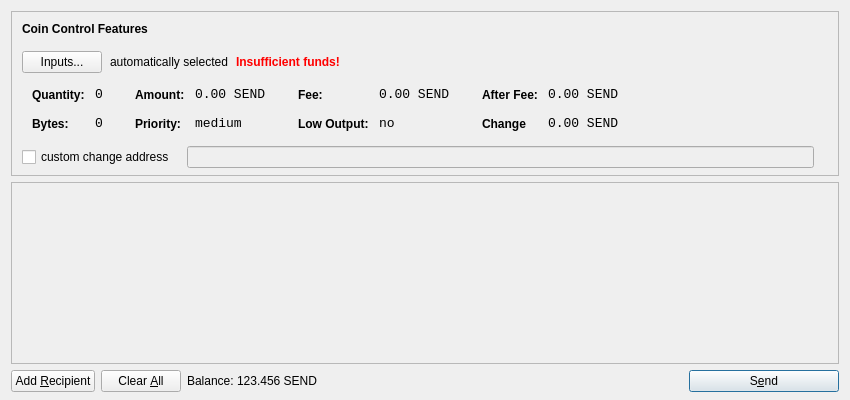
<?xml version="1.0" encoding="UTF-8"?>
<ui version="4.0">
 <class>SendCoinsDialog</class>
 <widget class="QDialog" name="SendCoinsDialog">
  <property name="geometry">
   <rect>
    <x>0</x>
    <y>0</y>
    <width>850</width>
    <height>400</height>
   </rect>
  </property>
  <property name="windowTitle">
   <string>Send Coins</string>
  </property>
  <layout class="QVBoxLayout" name="verticalLayout" stretch="0,1,0">
   <property name="bottomMargin">
    <number>8</number>
   </property>
   <item>
    <widget class="QFrame" name="frameCoinControl">
     <property name="sizePolicy">
      <sizepolicy hsizetype="Expanding" vsizetype="Expanding">
       <horstretch>0</horstretch>
       <verstretch>0</verstretch>
      </sizepolicy>
     </property>
     <property name="maximumSize">
      <size>
       <width>16777215</width>
       <height>16777215</height>
      </size>
     </property>
     <property name="frameShape">
      <enum>QFrame::StyledPanel</enum>
     </property>
     <property name="frameShadow">
      <enum>QFrame::Sunken</enum>
     </property>
     <layout class="QVBoxLayout" name="verticalLayoutCoinControl2">
      <property name="spacing">
       <number>-1</number>
      </property>
      <property name="leftMargin">
       <number>0</number>
      </property>
      <property name="topMargin">
       <number>0</number>
      </property>
      <property name="rightMargin">
       <number>0</number>
      </property>
      <property name="bottomMargin">
       <number>6</number>
      </property>
      <item>
       <layout class="QVBoxLayout" name="verticalLayoutCoinControl" stretch="0,0,0,0,1">
        <property name="spacing">
         <number>0</number>
        </property>
        <property name="leftMargin">
         <number>10</number>
        </property>
        <property name="topMargin">
         <number>10</number>
        </property>
        <item>
         <layout class="QHBoxLayout" name="horizontalLayoutCoinControl1">
          <property name="bottomMargin">
           <number>15</number>
          </property>
          <item>
           <widget class="QLabel" name="labelCoinControlFeatures">
            <property name="sizePolicy">
             <sizepolicy hsizetype="Preferred" vsizetype="Maximum">
              <horstretch>0</horstretch>
              <verstretch>0</verstretch>
             </sizepolicy>
            </property>
            <property name="font">
             <font>
              <weight>75</weight>
              <bold>true</bold>
             </font>
            </property>
            <property name="styleSheet">
             <string notr="true">font-weight:bold;</string>
            </property>
            <property name="text">
             <string>Coin Control Features</string>
            </property>
           </widget>
          </item>
         </layout>
        </item>
        <item>
         <layout class="QHBoxLayout" name="horizontalLayoutCoinControl2" stretch="0,0,0,0">
          <property name="spacing">
           <number>8</number>
          </property>
          <property name="bottomMargin">
           <number>10</number>
          </property>
          <item>
           <widget class="QPushButton" name="pushButtonCoinControl">
            <property name="styleSheet">
             <string notr="true"/>
            </property>
            <property name="text">
             <string>Inputs...</string>
            </property>
           </widget>
          </item>
          <item>
           <widget class="QLabel" name="labelCoinControlAutomaticallySelected">
            <property name="text">
             <string>automatically selected</string>
            </property>
            <property name="margin">
             <number>5</number>
            </property>
           </widget>
          </item>
          <item>
           <widget class="QLabel" name="labelCoinControlInsuffFunds">
            <property name="font">
             <font>
              <weight>75</weight>
              <bold>true</bold>
             </font>
            </property>
            <property name="styleSheet">
             <string notr="true">color:red;font-weight:bold;</string>
            </property>
            <property name="text">
             <string>Insufficient funds!</string>
            </property>
            <property name="margin">
             <number>5</number>
            </property>
           </widget>
          </item>
          <item>
           <spacer name="horizontalSpacerCoinControl">
            <property name="orientation">
             <enum>Qt::Horizontal</enum>
            </property>
            <property name="sizeHint" stdset="0">
             <size>
              <width>40</width>
              <height>1</height>
             </size>
            </property>
           </spacer>
          </item>
         </layout>
        </item>
        <item>
         <widget class="QWidget" name="widgetCoinControl" native="true">
          <property name="sizePolicy">
           <sizepolicy hsizetype="Preferred" vsizetype="Preferred">
            <horstretch>0</horstretch>
            <verstretch>0</verstretch>
           </sizepolicy>
          </property>
          <property name="minimumSize">
           <size>
            <width>0</width>
            <height>0</height>
           </size>
          </property>
          <property name="styleSheet">
           <string notr="true"/>
          </property>
          <layout class="QHBoxLayout" name="horizontalLayoutCoinControl5">
           <property name="margin">
            <number>0</number>
           </property>
           <item>
            <layout class="QHBoxLayout" name="horizontalLayoutCoinControl3" stretch="0,0,0,1">
             <property name="spacing">
              <number>20</number>
             </property>
             <property name="topMargin">
              <number>0</number>
             </property>
             <property name="bottomMargin">
              <number>10</number>
             </property>
             <item>
              <layout class="QFormLayout" name="formLayoutCoinControl1">
               <property name="horizontalSpacing">
                <number>10</number>
               </property>
               <property name="verticalSpacing">
                <number>14</number>
               </property>
               <property name="leftMargin">
                <number>10</number>
               </property>
               <property name="topMargin">
                <number>4</number>
               </property>
               <property name="rightMargin">
                <number>6</number>
               </property>
               <item row="0" column="0">
                <widget class="QLabel" name="labelCoinControlQuantityText">
                 <property name="styleSheet">
                  <string notr="true">font-weight:bold;</string>
                 </property>
                 <property name="text">
                  <string>Quantity:</string>
                 </property>
                 <property name="margin">
                  <number>0</number>
                 </property>
                </widget>
               </item>
               <item row="0" column="1">
                <widget class="QLabel" name="labelCoinControlQuantity">
                 <property name="font">
                  <font>
                   <family>Monospace</family>
                   <pointsize>10</pointsize>
                  </font>
                 </property>
                 <property name="cursor">
                  <cursorShape>IBeamCursor</cursorShape>
                 </property>
                 <property name="contextMenuPolicy">
                  <enum>Qt::ActionsContextMenu</enum>
                 </property>
                 <property name="text">
                  <string>0</string>
                 </property>
                 <property name="margin">
                  <number>0</number>
                 </property>
                 <property name="textInteractionFlags">
                  <set>Qt::LinksAccessibleByMouse|Qt::TextSelectableByKeyboard|Qt::TextSelectableByMouse</set>
                 </property>
                </widget>
               </item>
               <item row="1" column="0">
                <widget class="QLabel" name="labelCoinControlBytesText">
                 <property name="styleSheet">
                  <string notr="true">font-weight:bold;</string>
                 </property>
                 <property name="text">
                  <string>Bytes:</string>
                 </property>
                </widget>
               </item>
               <item row="1" column="1">
                <widget class="QLabel" name="labelCoinControlBytes">
                 <property name="font">
                  <font>
                   <family>Monospace</family>
                   <pointsize>10</pointsize>
                  </font>
                 </property>
                 <property name="cursor">
                  <cursorShape>IBeamCursor</cursorShape>
                 </property>
                 <property name="contextMenuPolicy">
                  <enum>Qt::ActionsContextMenu</enum>
                 </property>
                 <property name="text">
                  <string>0</string>
                 </property>
                 <property name="textInteractionFlags">
                  <set>Qt::LinksAccessibleByMouse|Qt::TextSelectableByKeyboard|Qt::TextSelectableByMouse</set>
                 </property>
                </widget>
               </item>
              </layout>
             </item>
             <item>
              <layout class="QFormLayout" name="formLayoutCoinControl2">
               <property name="horizontalSpacing">
                <number>10</number>
               </property>
               <property name="verticalSpacing">
                <number>14</number>
               </property>
               <property name="leftMargin">
                <number>6</number>
               </property>
               <property name="topMargin">
                <number>4</number>
               </property>
               <property name="rightMargin">
                <number>6</number>
               </property>
               <item row="0" column="0">
                <widget class="QLabel" name="labelCoinControlAmountText">
                 <property name="styleSheet">
                  <string notr="true">font-weight:bold;</string>
                 </property>
                 <property name="text">
                  <string>Amount:</string>
                 </property>
                 <property name="margin">
                  <number>0</number>
                 </property>
                </widget>
               </item>
               <item row="0" column="1">
                <widget class="QLabel" name="labelCoinControlAmount">
                 <property name="font">
                  <font>
                   <family>Monospace</family>
                   <pointsize>10</pointsize>
                  </font>
                 </property>
                 <property name="cursor">
                  <cursorShape>IBeamCursor</cursorShape>
                 </property>
                 <property name="contextMenuPolicy">
                  <enum>Qt::ActionsContextMenu</enum>
                 </property>
                 <property name="text">
                  <string>0.00 SEND</string>
                 </property>
                 <property name="textInteractionFlags">
                  <set>Qt::LinksAccessibleByMouse|Qt::TextSelectableByKeyboard|Qt::TextSelectableByMouse</set>
                 </property>
                </widget>
               </item>
               <item row="1" column="0">
                <widget class="QLabel" name="labelCoinControlPriorityText">
                 <property name="styleSheet">
                  <string notr="true">font-weight:bold;</string>
                 </property>
                 <property name="text">
                  <string>Priority:</string>
                 </property>
                </widget>
               </item>
               <item row="1" column="1">
                <widget class="QLabel" name="labelCoinControlPriority">
                 <property name="font">
                  <font>
                   <family>Monospace</family>
                   <pointsize>10</pointsize>
                  </font>
                 </property>
                 <property name="cursor">
                  <cursorShape>IBeamCursor</cursorShape>
                 </property>
                 <property name="contextMenuPolicy">
                  <enum>Qt::ActionsContextMenu</enum>
                 </property>
                 <property name="text">
                  <string>medium</string>
                 </property>
                 <property name="textInteractionFlags">
                  <set>Qt::LinksAccessibleByMouse|Qt::TextSelectableByKeyboard|Qt::TextSelectableByMouse</set>
                 </property>
                </widget>
               </item>
              </layout>
             </item>
             <item>
              <layout class="QFormLayout" name="formLayoutCoinControl3">
               <property name="horizontalSpacing">
                <number>10</number>
               </property>
               <property name="verticalSpacing">
                <number>14</number>
               </property>
               <property name="leftMargin">
                <number>6</number>
               </property>
               <property name="topMargin">
                <number>4</number>
               </property>
               <property name="rightMargin">
                <number>6</number>
               </property>
               <item row="0" column="0">
                <widget class="QLabel" name="labelCoinControlFeeText">
                 <property name="styleSheet">
                  <string notr="true">font-weight:bold;</string>
                 </property>
                 <property name="text">
                  <string>Fee:</string>
                 </property>
                 <property name="margin">
                  <number>0</number>
                 </property>
                </widget>
               </item>
               <item row="0" column="1">
                <widget class="QLabel" name="labelCoinControlFee">
                 <property name="font">
                  <font>
                   <family>Monospace</family>
                   <pointsize>10</pointsize>
                  </font>
                 </property>
                 <property name="cursor">
                  <cursorShape>IBeamCursor</cursorShape>
                 </property>
                 <property name="contextMenuPolicy">
                  <enum>Qt::ActionsContextMenu</enum>
                 </property>
                 <property name="text">
                  <string>0.00 SEND</string>
                 </property>
                 <property name="textInteractionFlags">
                  <set>Qt::LinksAccessibleByMouse|Qt::TextSelectableByKeyboard|Qt::TextSelectableByMouse</set>
                 </property>
                </widget>
               </item>
               <item row="1" column="0">
                <widget class="QLabel" name="labelCoinControlLowOutputText">
                 <property name="styleSheet">
                  <string notr="true">font-weight:bold;</string>
                 </property>
                 <property name="text">
                  <string>Low Output:</string>
                 </property>
                </widget>
               </item>
               <item row="1" column="1">
                <widget class="QLabel" name="labelCoinControlLowOutput">
                 <property name="font">
                  <font>
                   <family>Monospace</family>
                   <pointsize>10</pointsize>
                  </font>
                 </property>
                 <property name="cursor">
                  <cursorShape>IBeamCursor</cursorShape>
                 </property>
                 <property name="contextMenuPolicy">
                  <enum>Qt::ActionsContextMenu</enum>
                 </property>
                 <property name="text">
                  <string>no</string>
                 </property>
                 <property name="textInteractionFlags">
                  <set>Qt::LinksAccessibleByMouse|Qt::TextSelectableByKeyboard|Qt::TextSelectableByMouse</set>
                 </property>
                </widget>
               </item>
              </layout>
             </item>
             <item>
              <layout class="QFormLayout" name="formLayoutCoinControl4">
               <property name="horizontalSpacing">
                <number>10</number>
               </property>
               <property name="verticalSpacing">
                <number>14</number>
               </property>
               <property name="leftMargin">
                <number>6</number>
               </property>
               <property name="topMargin">
                <number>4</number>
               </property>
               <property name="rightMargin">
                <number>6</number>
               </property>
               <item row="0" column="0">
                <widget class="QLabel" name="labelCoinControlAfterFeeText">
                 <property name="styleSheet">
                  <string notr="true">font-weight:bold;</string>
                 </property>
                 <property name="text">
                  <string>After Fee:</string>
                 </property>
                 <property name="margin">
                  <number>0</number>
                 </property>
                </widget>
               </item>
               <item row="0" column="1">
                <widget class="QLabel" name="labelCoinControlAfterFee">
                 <property name="font">
                  <font>
                   <family>Monospace</family>
                   <pointsize>10</pointsize>
                  </font>
                 </property>
                 <property name="cursor">
                  <cursorShape>IBeamCursor</cursorShape>
                 </property>
                 <property name="contextMenuPolicy">
                  <enum>Qt::ActionsContextMenu</enum>
                 </property>
                 <property name="text">
                  <string>0.00 SEND</string>
                 </property>
                 <property name="textInteractionFlags">
                  <set>Qt::LinksAccessibleByMouse|Qt::TextSelectableByKeyboard|Qt::TextSelectableByMouse</set>
                 </property>
                </widget>
               </item>
               <item row="1" column="0">
                <widget class="QLabel" name="labelCoinControlChangeText">
                 <property name="styleSheet">
                  <string notr="true">font-weight:bold;</string>
                 </property>
                 <property name="text">
                  <string>Change</string>
                 </property>
                </widget>
               </item>
               <item row="1" column="1">
                <widget class="QLabel" name="labelCoinControlChange">
                 <property name="font">
                  <font>
                   <family>Monospace</family>
                   <pointsize>10</pointsize>
                  </font>
                 </property>
                 <property name="cursor">
                  <cursorShape>IBeamCursor</cursorShape>
                 </property>
                 <property name="contextMenuPolicy">
                  <enum>Qt::ActionsContextMenu</enum>
                 </property>
                 <property name="text">
                  <string>0.00 SEND</string>
                 </property>
                 <property name="textInteractionFlags">
                  <set>Qt::LinksAccessibleByMouse|Qt::TextSelectableByKeyboard|Qt::TextSelectableByMouse</set>
                 </property>
                </widget>
               </item>
              </layout>
             </item>
            </layout>
           </item>
          </layout>
         </widget>
        </item>
        <item>
         <layout class="QHBoxLayout" name="horizontalLayoutCoinControl4" stretch="0,0,0">
          <property name="spacing">
           <number>12</number>
          </property>
          <property name="sizeConstraint">
           <enum>QLayout::SetDefaultConstraint</enum>
          </property>
          <property name="topMargin">
           <number>5</number>
          </property>
          <property name="rightMargin">
           <number>5</number>
          </property>
          <item>
           <widget class="QCheckBox" name="checkBoxCoinControlChange">
            <property name="text">
             <string>custom change address</string>
            </property>
           </widget>
          </item>
          <item>
           <widget class="QLineEdit" name="lineEditCoinControlChange">
            <property name="enabled">
             <bool>false</bool>
            </property>
            <property name="sizePolicy">
             <sizepolicy hsizetype="Expanding" vsizetype="Fixed">
              <horstretch>0</horstretch>
              <verstretch>0</verstretch>
             </sizepolicy>
            </property>
           </widget>
          </item>
          <item>
           <widget class="QLabel" name="labelCoinControlChangeLabel">
            <property name="sizePolicy">
             <sizepolicy hsizetype="Preferred" vsizetype="Expanding">
              <horstretch>0</horstretch>
              <verstretch>0</verstretch>
             </sizepolicy>
            </property>
            <property name="minimumSize">
             <size>
              <width>0</width>
              <height>0</height>
             </size>
            </property>
            <property name="text">
             <string/>
            </property>
            <property name="margin">
             <number>3</number>
            </property>
           </widget>
          </item>
         </layout>
        </item>
        <item>
         <spacer name="verticalSpacerCoinControl">
          <property name="orientation">
           <enum>Qt::Vertical</enum>
          </property>
          <property name="sizeHint" stdset="0">
           <size>
            <width>800</width>
            <height>1</height>
           </size>
          </property>
         </spacer>
        </item>
       </layout>
      </item>
     </layout>
    </widget>
   </item>
   <item>
    <widget class="QScrollArea" name="scrollArea">
     <property name="widgetResizable">
      <bool>true</bool>
     </property>
     <widget class="QWidget" name="scrollAreaWidgetContents">
      <property name="geometry">
       <rect>
        <x>0</x>
        <y>0</y>
        <width>830</width>
        <height>165</height>
       </rect>
      </property>
      <layout class="QVBoxLayout" name="verticalLayout_2">
       <property name="margin">
        <number>0</number>
       </property>
       <item>
        <layout class="QVBoxLayout" name="entries">
         <property name="spacing">
          <number>6</number>
         </property>
        </layout>
       </item>
       <item>
        <spacer name="verticalSpacer">
         <property name="orientation">
          <enum>Qt::Vertical</enum>
         </property>
         <property name="sizeHint" stdset="0">
          <size>
           <width>20</width>
           <height>40</height>
          </size>
         </property>
        </spacer>
       </item>
      </layout>
     </widget>
    </widget>
   </item>
   <item>
    <layout class="QHBoxLayout" name="horizontalLayout">
     <item>
      <widget class="QPushButton" name="addButton">
       <property name="toolTip">
        <string>Send to multiple recipients at once</string>
       </property>
       <property name="text">
        <string>Add &amp;Recipient</string>
       </property>
       <property name="autoDefault">
        <bool>false</bool>
       </property>
      </widget>
     </item>
     <item>
      <widget class="QPushButton" name="clearButton">
       <property name="sizePolicy">
        <sizepolicy hsizetype="Minimum" vsizetype="Fixed">
         <horstretch>0</horstretch>
         <verstretch>0</verstretch>
        </sizepolicy>
       </property>
       <property name="toolTip">
        <string>Remove all transaction fields</string>
       </property>
       <property name="text">
        <string>Clear &amp;All</string>
       </property>
       <property name="autoRepeatDelay">
        <number>300</number>
       </property>
       <property name="autoDefault">
        <bool>false</bool>
       </property>
      </widget>
     </item>
     <item>
      <layout class="QHBoxLayout" name="horizontalLayout_2">
       <property name="spacing">
        <number>3</number>
       </property>
       <item>
        <widget class="QLabel" name="label">
         <property name="sizePolicy">
          <sizepolicy hsizetype="Preferred" vsizetype="Fixed">
           <horstretch>0</horstretch>
           <verstretch>0</verstretch>
          </sizepolicy>
         </property>
         <property name="text">
          <string>Balance:</string>
         </property>
        </widget>
       </item>
       <item>
        <widget class="QLabel" name="labelBalance">
         <property name="sizePolicy">
          <sizepolicy hsizetype="Preferred" vsizetype="Fixed">
           <horstretch>0</horstretch>
           <verstretch>0</verstretch>
          </sizepolicy>
         </property>
         <property name="cursor">
          <cursorShape>IBeamCursor</cursorShape>
         </property>
         <property name="text">
          <string>123.456 SEND</string>
         </property>
         <property name="textInteractionFlags">
          <set>Qt::LinksAccessibleByMouse|Qt::TextSelectableByKeyboard|Qt::TextSelectableByMouse</set>
         </property>
        </widget>
       </item>
      </layout>
     </item>
     <item>
      <spacer name="horizontalSpacer">
       <property name="orientation">
        <enum>Qt::Horizontal</enum>
       </property>
       <property name="sizeHint" stdset="0">
        <size>
         <width>40</width>
         <height>20</height>
        </size>
       </property>
      </spacer>
     </item>
     <item>
      <widget class="QPushButton" name="sendButton">
       <property name="minimumSize">
        <size>
         <width>150</width>
         <height>0</height>
        </size>
       </property>
       <property name="toolTip">
        <string>Confirm the send action</string>
       </property>
       <property name="text">
        <string>S&amp;end</string>
       </property>
       <property name="icon">
        <iconset resource="../bitcoin.qrc">
         <normaloff>:/icons/send</normaloff>:/icons/send</iconset>
       </property>
       <property name="default">
        <bool>true</bool>
       </property>
      </widget>
     </item>
    </layout>
   </item>
  </layout>
 </widget>
 <resources>
  <include location="../bitcoin.qrc"/>
 </resources>
 <connections/>
</ui>
